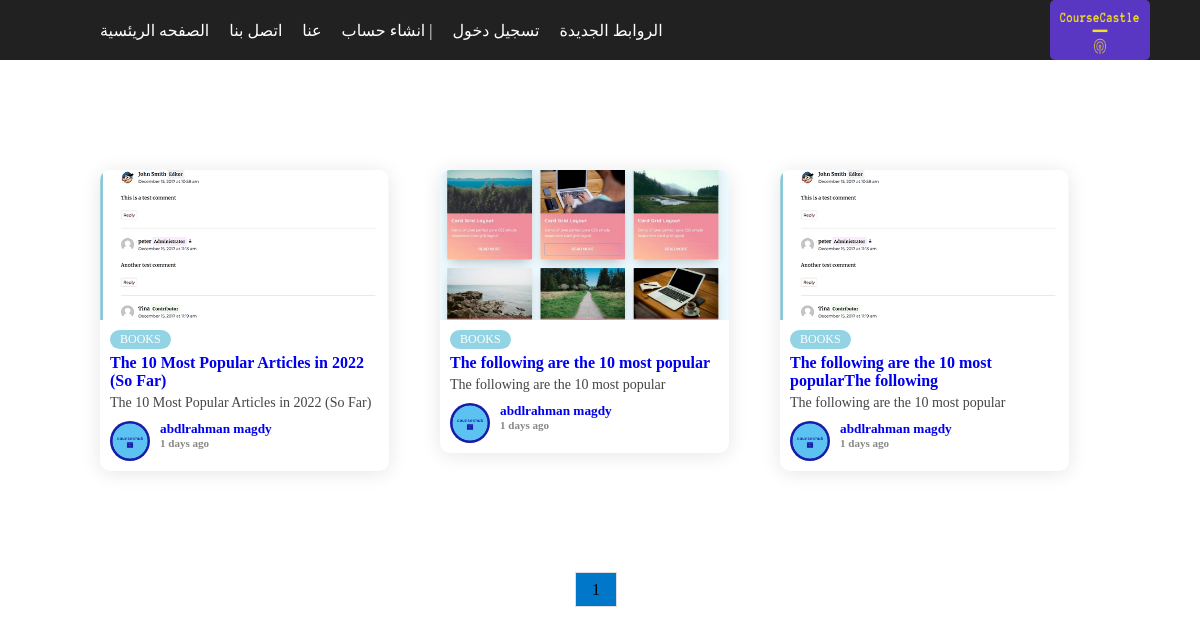
The app's page /hims_final_project/books.php with its own data.
### tables this page shows
CREATE TABLE `books` (
  `id` int(11) NOT NULL,
  `admin_id` int(11) NOT NULL,
  `admin_name` varchar(255) NOT NULL,
  `admin_pro` varchar(255) NOT NULL,
  `title` varchar(255) NOT NULL,
  `subheading` varchar(255) NOT NULL,
  `img_title` varchar(255) NOT NULL,
  `article` text NOT NULL,
  `subheading2` varchar(255) DEFAULT NULL,
  `content2` text DEFAULT NULL,
  `img2` varchar(255) DEFAULT NULL,
  `subheading3` varchar(255) DEFAULT NULL,
  `content3` text DEFAULT NULL,
  `img3` varchar(255) DEFAULT NULL,
  `create_date` datetime NOT NULL
);

### hims_final_project/books.php (the view, shortened to what this page needs)
<html>
<head>
<link rel="stylesheet" href="css/books.css"/>
</head>
<body>
<?php
include("connection.php");
include("header.php");
$result_per_page = 8;
$page = 1;
$start_from = ($page-1) * $result_per_page;
$books = $database->prepare("SELECT * FROM books LIMIT $start_from, $result_per_page");
$books->execute();
$result = $books->fetchALL();
?>
<div class="books_container">
  <?php
    foreach ($result as $re) {
      $postTime = new DateTime($re['create_date']);
      $currentTime = new DateTime();
      $interval = $currentTime->diff($postTime);
      $timeAgo = '';
      if ($interval->y >= 1) {
        $timeAgo = $interval->y . ' years ago';
      } elseif ($interval->m >= 1) {
        $timeAgo = $interval->m . ' months ago';
      } elseif ($interval->d >= 1) {
        $timeAgo = $interval->d . ' days ago';
      } elseif ($interval->h >= 1) {
        $timeAgo = $interval->h . ' hours ago';
      } elseif ($interval->i >= 1) {
        $timeAgo = $interval->i . ' minutes ago';
      } else {
        $timeAgo = 'Less than a minute ago';
      }
      echo'<div class="books_card">';
      echo'<a href="books_details.php?id='.$re['id'].'">';
      echo '<div class="books_card_header">';
      echo   '<img src="books/'.$re["img_title"].'" alt="">';
      echo '</div>';
      echo  '<div class="books_card_body">';
      echo    '<span class="books_tag tag-teal">books</span>';
      echo "<h4>".substr($re["title"],0,50). "</h4>";
      echo "<p>".substr($re["article"],0,100). "</p>";
      echo  '<div class="book_user">';
      echo  '<img src="books/'.$re["admin_pro"].'" alt="">';
      echo   '<div class="user-info">';
      echo     '<h5>'.$re['admin_name'].'<h5>';
      echo     '<small>'.$timeAgo.'</small>';
      echo    '</div>';
      echo   '</div>';
      echo  '</div>';
      echo  '</div>';
    }
    ?>
    </div>
    <div class="pagination">
  <?php
 $total_books = $database->prepare("SELECT COUNT(*) FROM books");
$total_books->execute();
$total_books = $total_books->fetchColumn();
$total_pages = ceil($total_books / $result_per_page);
  for ($i=1; $i<=$total_pages; $i++) {
   if($page == $i) {
    echo '<a style="color:black"; class="page-number" href="books.php?page='.$i.'">'.$i.'</a> ';
   }
   else{
    echo '<a class="page-number" href="books.php?page='.$i.'">'.$i.'</a> ';
   }
  }
  ?>
</div>
</body>
</html>
</body>
</html>

### hims_final_project/css/books.css (style rules this page uses)
.books_container { display: flex; flex-direction: row; flex-wrap: wrap; width: 85%; margin: 100px auto 100px auto; justify-content: space-evenly; align-items: flex-start; }
.books_card { background-color: #fff; border-radius: 10px; box-shadow: 0 2px 20px rgba(0, 0, 0, 0.1); overflow: hidden; width: calc(85%/4); align-content: flex-start; margin: 10px; margin-right: auto; position: relative; }
.books_card_header img { width: 100%; height: 150px; object-fit: cover; }
.books_card_body { display: flex; flex-direction: column; align-items: start; padding: 10px; }
.books_tag { background-color: #ccc; color: #fff; border-radius: 50px; font-size: 12px; margin: 0; padding: 2px 10px; text-transform: uppercase; }
.tag-teal { background-color: #92d4e4; }
.books_card_body h4 { margin: 5px 0; }
.books_card_body p { font-size: 14px; margin: 0 0 0px 0; font-weight: 500; color: rgb(70, 68, 68); }
.book_user { padding: 10px 0 0 0; display: flex; bottom: 5px; }
.book_user img { width: 40px; height: 40px; border-radius: 50%; margin-right: 10px; object-fit: cover; }
.user-info h5 { margin: 0; }
.user-info small { color: #888785; }
.pagination { width: 80%; margin: auto; text-align: center; }
.page-number { padding: 8px 16px; text-decoration: none; border: 1px solid #ddd; margin-right: 8px; }
.pagination .page-number { background-color: #0077c9; color: #fff; }
@media (min-width: 1101px) and (max-width: 1300px) { .books_container { display: flex; flex-direction: row; width: 85%; justify-content: flex-start; } }
@media (min-width: 1101px) and (max-width: 1300px) { .books_card { margin-right: auto; width: calc(85% / 3); } }

### hims_final_project/css/header.css (style rules this page uses)
* { text-decoration: none; list-style: none; box-sizing: border-box; margin: 0; padding: 0; text-decoration: none; cursor: pointer; }

### records on screen
books: img_title (picture), title "The 10 Most Popular Articles in 2022 (So Far)", article "The 10 Most Popular Articles in 2022 (So Far)", admin_pro (picture), admin_name "abdlrahman magdy", create_date "1 days ago"
books: img_title (picture), title "The following are the 10 most popular", article "The following are the 10 most popular", admin_pro (picture), admin_name "abdlrahman magdy", create_date "1 days ago"
books: img_title (picture), title "The following are the 10 most popularThe following", article "The following are the 10 most popular", admin_pro (picture), admin_name "abdlrahman magdy", create_date "1 days ago"
